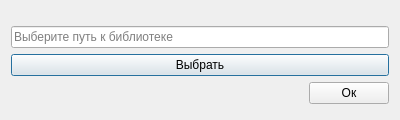
<?xml version="1.0" encoding="UTF-8"?>
<ui version="4.0">
 <class>LibraryChoose</class>
 <widget class="QDialog" name="LibraryChoose">
  <property name="windowModality">
   <enum>Qt::WindowModal</enum>
  </property>
  <property name="geometry">
   <rect>
    <x>0</x>
    <y>0</y>
    <width>400</width>
    <height>120</height>
   </rect>
  </property>
  <property name="sizePolicy">
   <sizepolicy hsizetype="Fixed" vsizetype="Fixed">
    <horstretch>0</horstretch>
    <verstretch>0</verstretch>
   </sizepolicy>
  </property>
  <property name="minimumSize">
   <size>
    <width>400</width>
    <height>120</height>
   </size>
  </property>
  <property name="maximumSize">
   <size>
    <width>400</width>
    <height>120</height>
   </size>
  </property>
  <property name="windowTitle">
   <string>Выбор библиотеки</string>
  </property>
  <layout class="QVBoxLayout" name="verticalLayout">
   <item>
    <layout class="QGridLayout" name="gridLayout">
     <property name="sizeConstraint">
      <enum>QLayout::SetMinAndMaxSize</enum>
     </property>
     <property name="topMargin">
      <number>10</number>
     </property>
     <item row="1" column="0">
      <widget class="QPushButton" name="chooseButton">
       <property name="text">
        <string>Выбрать</string>
       </property>
      </widget>
     </item>
     <item row="0" column="0">
      <widget class="QLineEdit" name="lineEdit">
       <property name="text">
        <string/>
       </property>
       <property name="placeholderText">
        <string>Выберите путь к библиотеке</string>
       </property>
      </widget>
     </item>
     <item row="2" column="0">
      <layout class="QHBoxLayout" name="horizontalLayout">
       <item>
        <spacer name="horizontalSpacer">
         <property name="orientation">
          <enum>Qt::Horizontal</enum>
         </property>
         <property name="sizeType">
          <enum>QSizePolicy::Fixed</enum>
         </property>
         <property name="sizeHint" stdset="0">
          <size>
           <width>350</width>
           <height>20</height>
          </size>
         </property>
        </spacer>
       </item>
       <item>
        <widget class="QPushButton" name="okButton">
         <property name="text">
          <string>Ок</string>
         </property>
        </widget>
       </item>
      </layout>
     </item>
    </layout>
   </item>
  </layout>
 </widget>
 <resources/>
 <connections/>
</ui>
